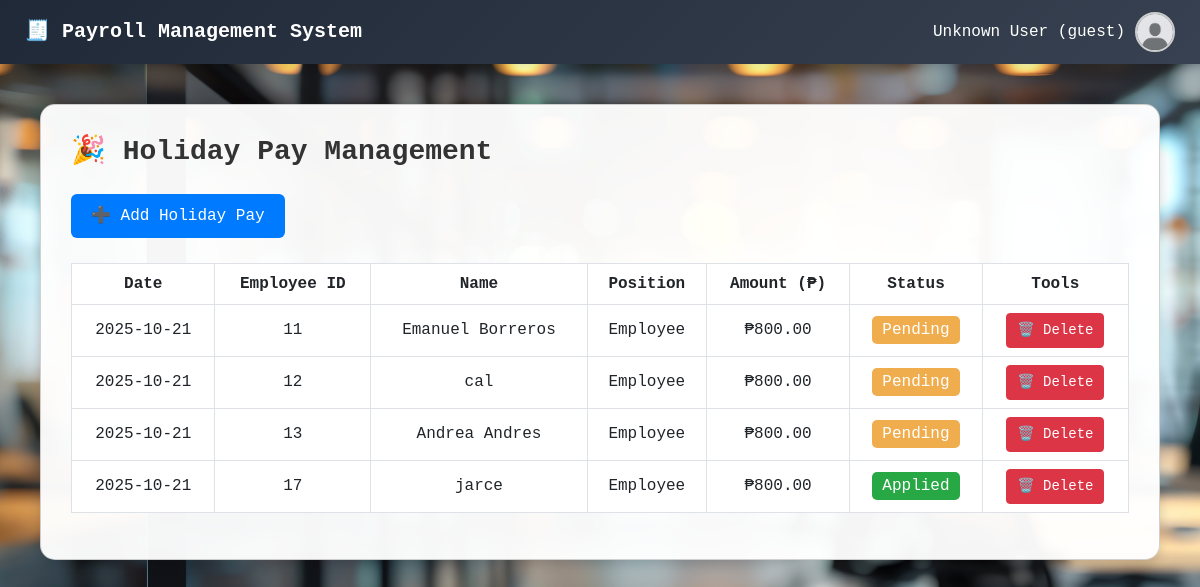
Page /payroll-main/holiday_pay.php on the committed database.
### tables this page shows
CREATE TABLE `holiday_pay` (
  `id` int(11) NOT NULL,
  `user_id` int(11) NOT NULL,
  `amount` decimal(10,2) NOT NULL,
  `holiday_date` date NOT NULL,
  `created_at` timestamp NOT NULL DEFAULT current_timestamp(),
  `status` enum('Pending','Applied') DEFAULT 'Pending'
);

CREATE TABLE `users` (
  `id` int(4) NOT NULL,
  `full_name` varchar(100) DEFAULT NULL,
  `email` varchar(100) DEFAULT NULL,
  `role` enum('admin','employee') DEFAULT NULL,
  `password` varchar(255) DEFAULT NULL,
  `profile_pic` varchar(255) DEFAULT NULL,
  `position_id` int(11) DEFAULT NULL,
  `archived` tinyint(1) DEFAULT 0
);

CREATE TABLE `positions` (
  `id` int(11) NOT NULL,
  `title` varchar(100) NOT NULL,
  `rate_per_hour` decimal(10,2) NOT NULL
);

### payroll-main/holiday_pay.php (the view, shortened to what this page needs)
<?php
include 'includes/header.php';
require 'config.php';
$stmt = $pdo->query("
    SELECT h.*, u.full_name, p.title AS position_title
    FROM holiday_pay h
    JOIN users u ON h.user_id = u.id
    LEFT JOIN positions p ON u.position_id = p.id
    ORDER BY h.holiday_date DESC
");
$holiday_pays = $stmt->fetchAll(PDO::FETCH_ASSOC);
?>
<link href="https://cdn.jsdelivr.net/npm/bootstrap@5.3.0/dist/css/bootstrap.min.css" rel="stylesheet" />
<div class="main-content">
  <div class="card">
    <h2>🎉 Holiday Pay Management</h2>
    <div class="top-buttons">
      <button type="button" class="btn-add" data-bs-toggle="modal" data-bs-target="#addHolidayPayModal">
        ➕ Add Holiday Pay
      </button>
    </div>
    <div class="table-responsive">
      <table class="table table-hover align-middle text-center">
        <thead>
          <tr>
            <th>Date</th>
            <th>Employee ID</th>
            <th>Name</th>
            <th>Position</th>
            <th>Amount (₱)</th>
            <th>Status</th>
            <th>Tools</th>
          </tr>
        </thead>
        <tbody>
          <?php if (count($holiday_pays) > 0): ?>
            <?php foreach ($holiday_pays as $hp): ?>
              <tr>
                <td><?= htmlspecialchars($hp['holiday_date']) ?></td>
                <td><?= htmlspecialchars($hp['user_id']) ?></td>
                <td><?= htmlspecialchars($hp['full_name']) ?></td>
                <td><?= htmlspecialchars($hp['position_title'] ?? 'N/A') ?></td>
                <td>₱<?= number_format($hp['amount'], 2) ?></td>
                <td>
                  <span class="status-badge status-<?= $hp['status'] ?>"><?= $hp['status'] ?></span>
                </td>
                <td>
                  <a href="delete_holiday_pay.php?id=<?= $hp['id'] ?>" class="btn btn-sm btn-danger" onclick="return confirm('Delete this record?')">
                    🗑️ Delete
                  </a>
                </td>
              </tr>
            <?php endforeach; ?>
          <?php else: ?>
            <tr><td colspan="7" class="text-center">No holiday pay records found.</td></tr>
          <?php endif; ?>
        </tbody>
      </table>
    </div>
  </div>
</div>

### payroll-main/includes/header.php (shortened to what this page needs)
<?php
$full_name   = $_SESSION['user']['full_name'] ?? 'Unknown User';
$role        = $_SESSION['user']['role'] ?? 'guest';
$profile_pic = $_SESSION['user']['profile_pic'] ?? 'default-user.png';
?>
<!DOCTYPE html>
<html lang="en">
<head>
</head>
<body>
<div class="topbar">
    <div class="left-info">🧾 Payroll Management System</div>
    <div class="right-info" style="display: flex; align-items: center; gap: 10px;">
        <div class="profile-dropdown" onclick="toggleDropdown()">
            <div class="profile-dropdown-content">
                <span><?= htmlspecialchars($full_name) ?> (<?= htmlspecialchars($role) ?>)</span>
                <img src="uploads/<?= htmlspecialchars($profile_pic) ?>" alt="Profile">
            </div>
        </div>
    </div>
</div>

### payroll-main/includes/header.php (style rules this page uses)
body { margin: 0; font-family: 'Courier', monospace; background-color: #f4f6f9; transition: margin-left 0.3s ease; }
.topbar { display: flex; justify-content: space-between; align-items: center; padding: 12px 25px; background: linear-gradient(135deg, #1f2937, #374151); color: #ffffff; position: sticky; top: 0; z-index: 1000; box-shadow: 0 4px 8px rgba(0, 0, 0, 0.1); }
.left-info { font-size: 20px; font-weight: bold; }
.profile-dropdown { position: relative; cursor: pointer; }
.profile-dropdown-content { display: flex; align-items: center; gap: 10px; }
.profile-dropdown img { width: 40px; height: 40px; object-fit: cover; border-radius: 50%; border: 2px solid #ccc; transition: border 0.3s ease, transform 0.3s ease; }
.profile-dropdown span { font-weight: 500; }
.main-content { padding: 20px; transition: margin-left 0.3s ease; }

### payroll-main/holiday_pay.php (style rules this page uses)
body { background: url('uploads/bg.jpg') no-repeat center center fixed; background-size: cover; font-family:'Courier New', monospace; margin: 0; }
.main-content { padding: 40px; }
.card { background: rgba(255, 255, 255, 0.96); border-radius: 15px; box-shadow: 0 4px 12px rgba(0,0,0,0.15); padding: 30px; }
h2 { font-size: 28px; font-weight: 600; margin-bottom: 25px; color: #333; text-align: left; }
.top-buttons { display: flex; justify-content: flex-start; align-items: center; gap: 15px; margin-bottom: 25px; flex-wrap: wrap; }
.btn-add { font-size: 16px; padding: 10px 20px; background-color: #007bff; color: white; border-radius: 6px; border: none; transition: 0.3s; }
.table { background-color: rgba(255,255,255,0.95); }
th, td { padding: 14px 18px; border: 1px solid #dee2e6; vertical-align: middle; }
thead th { background-color: #007bff; color: white; text-align: center; }
.btn-sm { padding: 6px 10px; font-size: 14px; }
.status-badge { padding: 5px 10px; border-radius: 5px; font-weight: 500; }
.status-Pending { background-color: #f0ad4e; color: white; }
.status-Applied { background-color: #28a745; color: white; }

### rows in the picture
holiday_pay: holiday_date "2025-10-21", user "11", user.full_name "Emanuel Borreros", positions.title "Employee", amount "800.00", status "Pending"
holiday_pay: holiday_date "2025-10-21", user "12", user.full_name "cal", positions.title "Employee", amount "800.00", status "Pending"
holiday_pay: holiday_date "2025-10-21", user "13", user.full_name "Andrea Andres", positions.title "Employee", amount "800.00", status "Pending"
holiday_pay: holiday_date "2025-10-21", user "17", user.full_name "jarce", positions.title "Employee", amount "800.00", status "Applied"

### other values in the picture
$full_name "Unknown User"
$role "guest"
